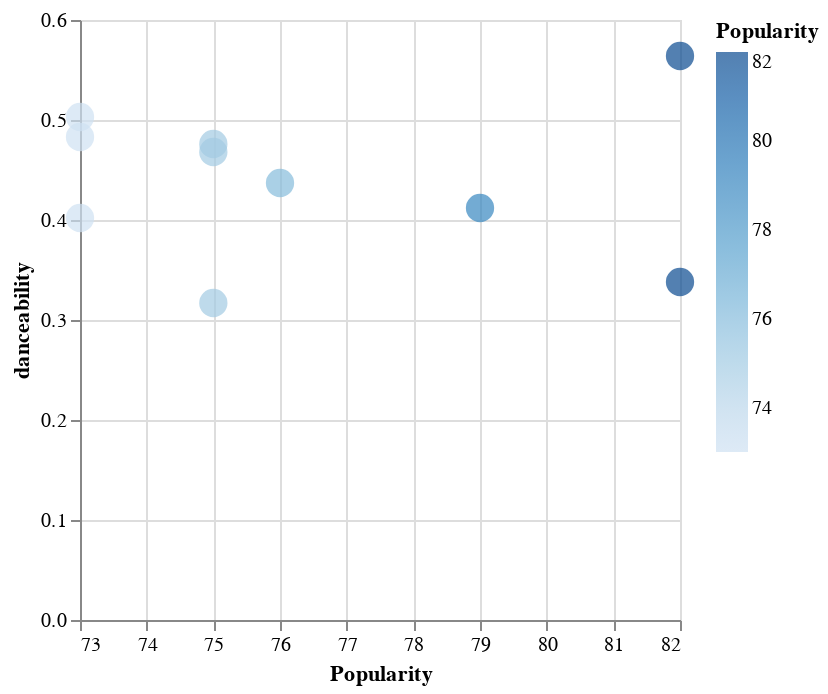

The notebook cell saved with this chart:
### Code cell
alt.Chart(df_plot).mark_circle().encode(
alt.X('Popularity', scale=alt.Scale(zero=False)), y=f'{feature_name}', color=alt.Color('Popularity', scale=alt.Scale(zero=False)), 
size=alt.value(200), tooltip=['Popularity', f'{feature_name}', 'Song Name', 'Album Name'])

### Figure 1 — Vega-Lite specification as saved in the notebook (floating-point values rounded to 4 significant figures)
{"config": {"view": {"continuousWidth": 300, "continuousHeight": 300}}, "data": {"name": "data-9d9be02b065e0e6b9f5bd05e72dd4a37"}, "mark": {"type": "circle"}, "encoding": {"color": {"field": "Popularity", "scale": {"zero": false}, "type": "quantitative"}, "size": {"value": 200}, "tooltip": [{"field": "Popularity", "type": "quantitative"}, {"field": "danceability", "type": "quantitative"}, {"field": "Song Name", "type": "nominal"}, {"field": "Album Name", "type": "nominal"}], "x": {"field": "Popularity", "scale": {"zero": false}, "type": "quantitative"}, "y": {"field": "danceability", "type": "quantitative"}}, "$schema": "https://vega.github.io/schema/vega-lite/v5.8.0.json", "datasets": {"data-9d9be02b065e0e6b9f5bd05e72dd4a37": [{"Artist": "Led Zeppelin", "Album Name": "Over the Hills and Far Away - Remaster", "Song Name": "Stairway to Heaven - Remaster", "Release Date": "1971-11-08", "Popularity": 82, "danceability": 0.338}, {"Artist": "Led Zeppelin", "Album Name": "Over the Hills and Far Away - Remaster", "Song Name": "Immigrant Song - Remaster", "Release Date": "1970", "Popularity": 82, "danceability": 0.564}, {"Artist": "Led Zeppelin", "Album Name": "Over the Hills and Far Away - Remaster", "Song Name": "Whole Lotta Love - 1990 Remaster", "Release Date": "1969-10-22", "Popularity": 79, "danceability": 0.412}, {"Artist": "Led Zeppelin", "Album Name": "Over the Hills and Far Away - Remaster", "Song Name": "Black Dog - Remaster", "Release Date": "1971-11-08", "Popularity": 76, "danceability": 0.437}, {"Artist": "Led Zeppelin", "Album Name": "Over the Hills and Far Away - Remaster", "Song Name": "Rock and Roll - Remaster", "Release Date": "1971-11-08", "Popularity": 75, "danceability": 0.317}, {"Artist": "Led Zeppelin", "Album Name": "Over the Hills and Far Away - Remaster", "Song Name": "Good Times Bad Times - 1993 Remaster", "Release Date": "1969-01-12", "Popularity": 75, "danceability": 0.476}, {"Artist": "Led Zeppelin", "Album Name": "Over the Hills and Far Away - Remaster", "Song Name": "Ramble On - 1990 Remaster", "Release Date": "1969-10-22", "Popularity": 75, "danceability": 0.468}, {"Artist": "Led Zeppelin", "Album Name": "Over the Hills and Far Away - Remaster", "Song Name": "Going to California - Remaster", "Release Date": "1971-11-08", "Popularity": 73, "danceability": 0.503}, {"Artist": "Led Zeppelin", "Album Name": "Over the Hills and Far Away - Remaster", "Song Name": "Kashmir - Remaster", "Release Date": "1975-02-24", "Popularity": 73, "danceability": 0.483}, {"Artist": "Led Zeppelin", "Album Name": "Over the Hills and Far Away - Remaster", "Song Name": "Over the Hills and Far Away - Remaster", "Release Date": "1973-03-28", "Popularity": 73, "danceability": 0.402}]}}
